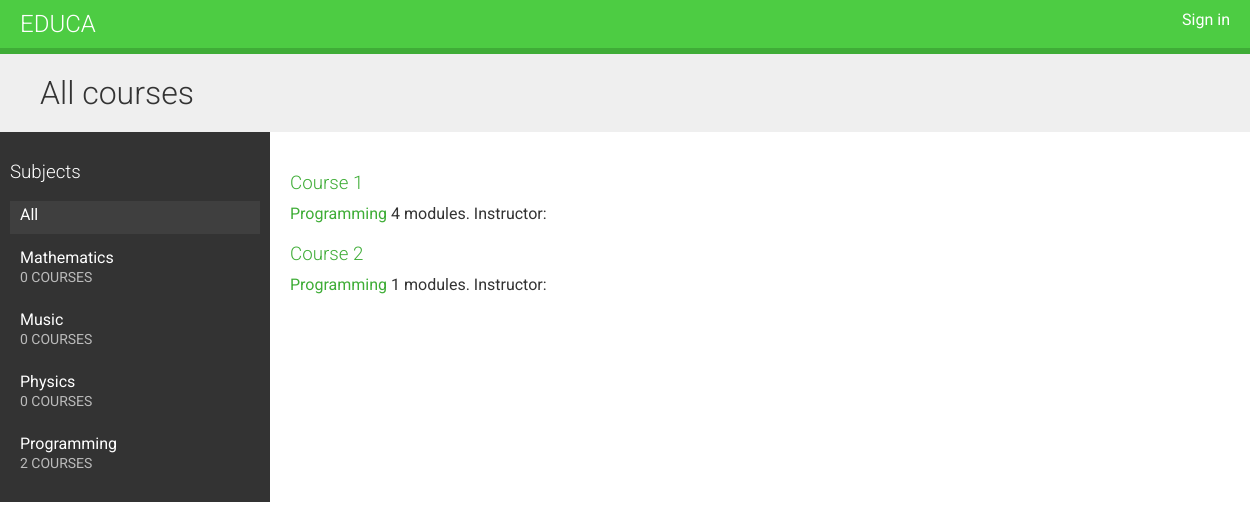
/, run on an earlier commit of the app's database.
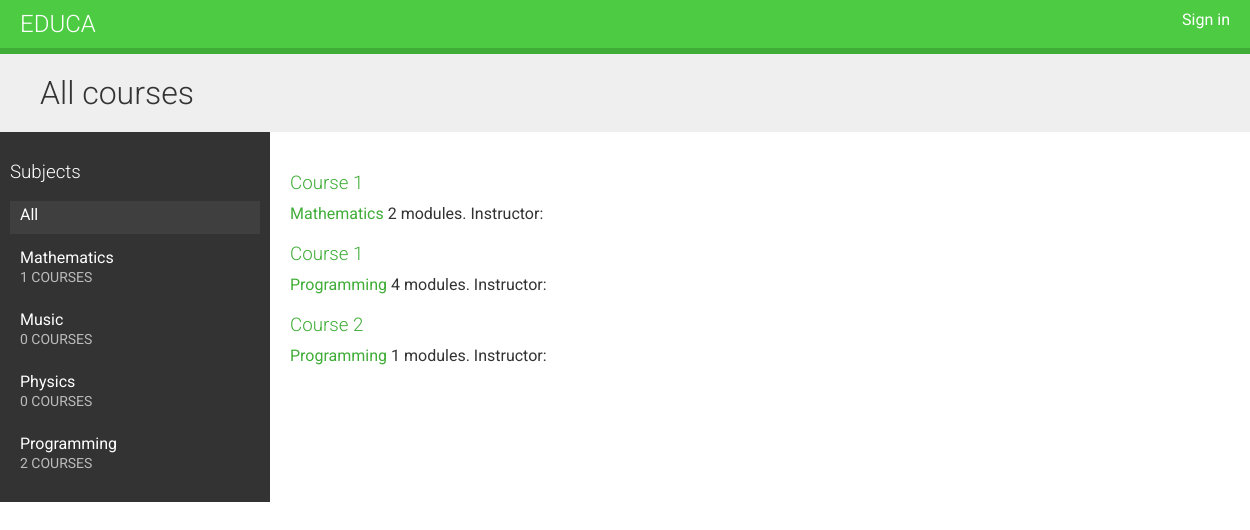
And on a later commit of the database.
### courses/models.py (models this page shows, shortened)
class Subject(models.Model):
    title = models.CharField(max_length=200)
    slug = models.CharField(max_length=200, unique=True)
    class Meta:
        ordering = ('title', )

class Course(models.Model):
    owner = models.ForeignKey(User, related_name='courses_created')
    subject = models.ForeignKey(Subject, related_name='courses')
    title = models.CharField(max_length=200)
    slug = models.SlugField(max_length=200, unique=True)
    overview = models.TextField()
    created = models.DateTimeField(auto_now_add=True)
    students = models.ManyToManyField(
        User, related_name='courses_joined', blank=True)
    class Meta:
        ordering = ('-created', )

### courses/views.py (the view)
# urls.py: url(r'^$', CourseListView.as_view(), name='course_list'),
class CourseListView(TemplateResponseMixin, View):
    model = Course
    template_name = 'courses/course/list.html'
    def get(self, request, subject=None):
        subjects = cache.get('all_subjects')
        if not subjects:
            subjects = Subject.objects.annotate(total_courses=Count('courses'))
            cache.set('all_subjects', subjects)
        all_courses = Course.objects.annotate(total_modules=Count('modules'))
        if subject:
            subject = get_object_or_404(Subject, slug=subject)
            key = 'subject_{}_courses'.format(subject.id)
            courses = cache.get(key)
            if not courses:
                courses = all_courses.filter(subject=subject)
                cache.set(key, courses)
        else:
            courses = cache.get('all_courses')
            if not courses:
                courses = all_courses
                cache.set('all_courses', courses)
        return self.render_to_response({
            'subjects': subjects,
            'subject': subject,
            'courses': courses
        })

### courses/templates/courses/course/list.html (shortened to what this page needs)
{% extends "base.html" %}
{% block content %}
    <h1>
        {% if subject %}
            {{ subject.title }} courses
        {% else %}
            All courses
        {% endif %}
    </h1>
    <div class="contents">
        <h3>Subjects</h3>
        <ul id="modules">
            <li {% if not subject %} class="selected"{% endif %}>
                <a href="{% url "course_list" %}">All</a>
            </li>
            {% for s in subjects  %}
                <li {% if s == subject %}class="selected"{% endif %}>
                    <a href="{% url "course_list_subject" s.slug %}">
                        {{ s.title }}
                        <br>
                        <span>{{ s.total_courses }} courses</span>
                    </a>
                </li>
            {% endfor %}
        </ul>
    </div>
    <div class="module">
        {% for course in courses  %}
            {% with subject=course.subject %}
                <h3>
                    <a href="{% url "course_detail" course.slug %}">
                        {{ course.title }}
                    </a>
                </h3>
                <p>
                    <a href="{% url "course_list_subject" subject.slug %}">{{ subject.title }}</a>
                    {{ course.total_modules }} modules.
                    Instructor: {{ course.owner.get_full_name }}
                </p>
            {% endwith %}
        {% endfor %}
    </div>
{% endblock content %}

What changed in the data, as far as the page shows it:
computed for Subject "Mathematics": total_courses "0" → "1"
added Course: title "Course 1", subject "Mathematics", total_modules "2"
